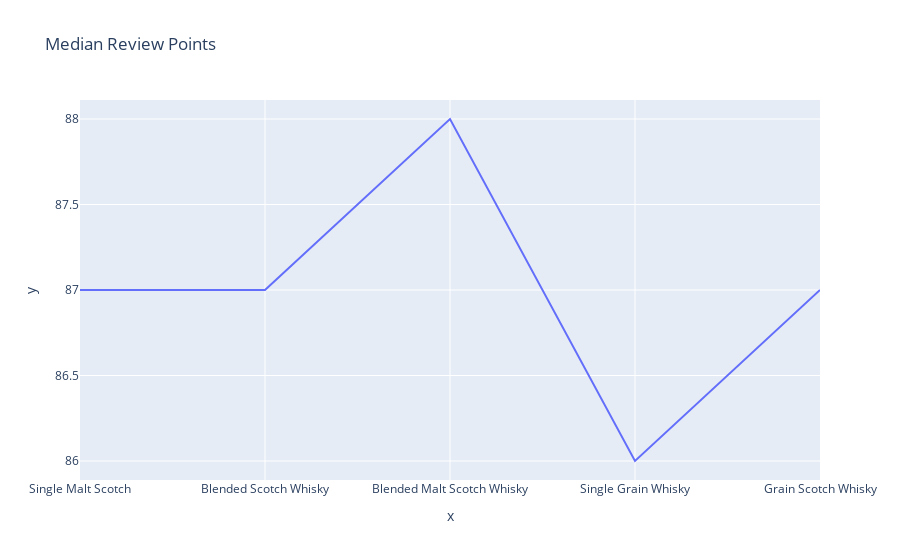

This figure's notebook cell:
### Code cell
y0 = review[review.category=="Single Malt Scotch"]['review.point'].median()
y1 = review[review.category=="Blended Scotch Whisky"]['review.point'].median()
y2 = review[review.category=="Blended Malt Scotch Whisky"]['review.point'].median()
y3 = review[review.category=="Single Grain Whisky"]['review.point'].median()
y4 = review[review.category=="Grain Scotch Whisky"]['review.point'].median()
x=["Single Malt Scotch","Blended Scotch Whisky","Blended Malt Scotch Whisky","Single Grain Whisky","Grain Scotch Whisky"]
y=[y0,y1,y2,y3,y4]
fig = px.line( x = x ,y = y,title = 'Median Review Points')
fig.show()

### Figure 1 — Plotly figure (JSON) as saved in the notebook; plotly's stock layout.template omitted (floating-point values rounded to 4 significant figures)
{"data": [{"hovertemplate": "x=%{x}<br>y=%{y}<extra></extra>", "legendgroup": "", "line": {"color": "#636efa", "dash": "solid"}, "mode": "lines", "name": "", "orientation": "v", "showlegend": false, "type": "scatter", "x": ["Single Malt Scotch", "Blended Scotch Whisky", "Blended Malt Scotch Whisky", "Single Grain Whisky", "Grain Scotch Whisky"], "xaxis": "x", "y": [87, 87, 88, 86, 87], "yaxis": "y"}], "layout": {"legend": {"tracegroupgap": 0}, "title": {"text": "Median Review Points"}, "xaxis": {"anchor": "y", "domain": [0, 1], "title": {"text": "x"}}, "yaxis": {"anchor": "x", "domain": [0, 1], "title": {"text": "y"}}}}
